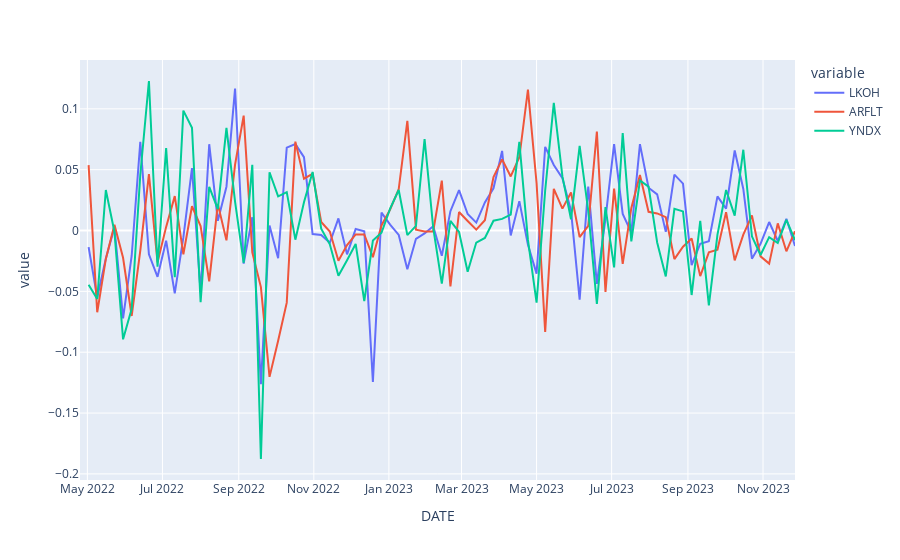

Notebook code cell kept with this figure:
### Markdown cell above
## Доходность акций за период

### Code cell
changes = df.pct_change()
px.line(changes)
